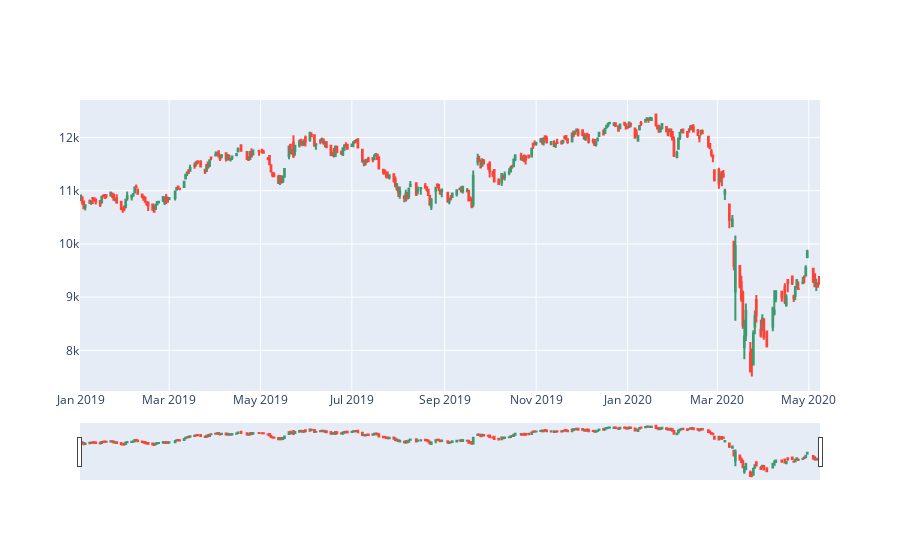

Notebook code for this chart:
### Code cell
df=nifty_50_2019
fig = go.Figure(data=[go.Candlestick(x=df['Date'],
                open=df['Open'],
                high=df['High'],
                low=df['Low'],
                close=df['Close'])])

fig.show()

### Figure 1 — Plotly figure (JSON) as saved in the notebook; plotly's stock layout.template omitted (floating-point values rounded to 4 significant figures; data arrays with more than 128 entries replaced by an {"elided": "..."} marker saying what was removed)
{"data": [{"close": {"elided": "332 float values"}, "high": {"elided": "332 float values"}, "low": {"elided": "332 float values"}, "open": {"elided": "332 float values"}, "type": "candlestick", "x": {"elided": "332 str values"}}], "layout": {"autosize": true, "xaxis": {"autorange": true, "range": ["2018-12-31 12:00", "2020-05-08 12:00"], "rangeslider": {"autorange": true, "range": ["2018-12-31 12:00", "2020-05-08 12:00"], "yaxis": {"_template": null, "rangemode": "match"}}, "type": "date"}, "yaxis": {"autorange": true, "range": [7238.0, 12700.0]}}}
